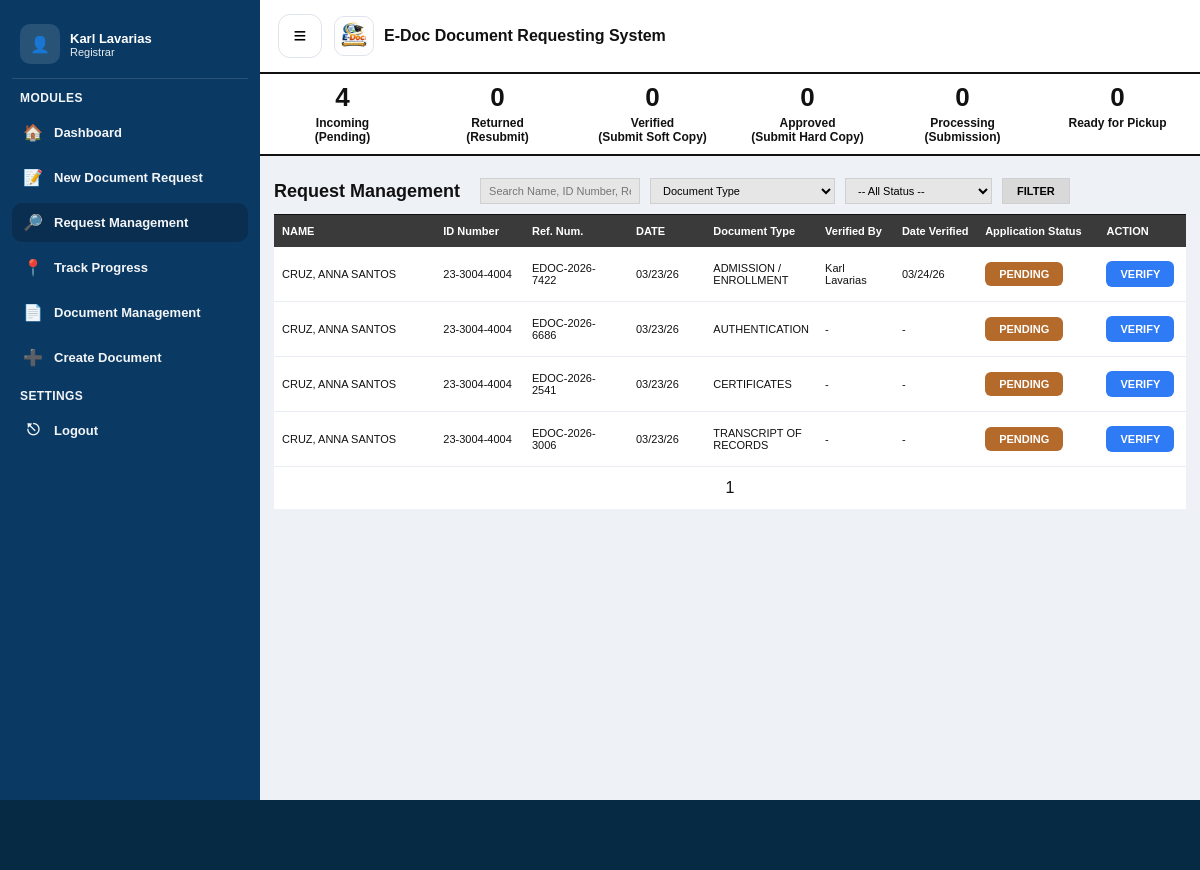
Screenshot of /registrar/request_management.php (signed in) with the database file from the repository.
### tables this page shows
CREATE TABLE `users` (
  `id` int(11) NOT NULL,
  `first_name` varchar(50) NOT NULL,
  `middle_name` varchar(50) DEFAULT NULL,
  `last_name` varchar(50) NOT NULL,
  `suffix` varchar(20) DEFAULT NULL,
  `student_id` varchar(50) DEFAULT NULL,
  `full_name` varchar(100) NOT NULL,
  `email` varchar(100) NOT NULL,
  `password` varchar(255) NOT NULL,
  `role` enum('USER','REGISTRAR','MIS') DEFAULT 'USER',
  `created_at` timestamp NOT NULL DEFAULT current_timestamp(),
  `gender` varchar(10) DEFAULT NULL,
  `address` varchar(255) DEFAULT NULL,
  `contact_number` varchar(30) DEFAULT NULL,
  `course` varchar(80) DEFAULT NULL,
  `major` varchar(80) DEFAULT NULL,
  `year_graduated` varchar(10) DEFAULT NULL,
  `verification_status` enum('PENDING','VERIFIED','REJECTED') DEFAULT 'PENDING',
  `id_front_path` varchar(255) DEFAULT NULL,
  `id_back_path` varchar(255) DEFAULT NULL,
  `face_path` varchar(255) DEFAULT NULL
);

CREATE TABLE `requests` (
  `id` int(11) NOT NULL,
  `user_id` int(11) NOT NULL,
  `reference_no` varchar(20) NOT NULL,
  `document_type` varchar(80) NOT NULL,
  `title_type` varchar(50) NOT NULL,
  `purpose` varchar(255) NOT NULL,
  `copies` int(11) NOT NULL DEFAULT 1,
  `status` enum('PENDING','APPROVED','PROCESSING','READY FOR PICKUP','COMPLETED','RETURNED','CANCELLED','RELEASED','VERIFIED') NOT NULL DEFAULT 'PENDING',
  `created_at` timestamp NOT NULL DEFAULT current_timestamp(),
  `updated_at` timestamp NOT NULL DEFAULT current_timestamp() ON UPDATE current_timestamp()
);

CREATE TABLE `request_files` (
  `id` int(11) NOT NULL,
  `request_id` int(11) NOT NULL,
  `requirement_name` varchar(100) NOT NULL,
  `file_path` varchar(255) NOT NULL,
  `uploaded_at` timestamp NOT NULL DEFAULT current_timestamp(),
  `verified_at` datetime DEFAULT NULL,
  `verified_by` int(11) DEFAULT NULL,
  `requirement_key` varchar(50) NOT NULL,
  `review_status` enum('PENDING','VERIFIED','RESUBMIT') NOT NULL DEFAULT 'PENDING',
  `resubmit_reason` varchar(500) DEFAULT NULL
);

### registrar/request_management.php (the view, shortened to what this page needs)
<?php
require_once __DIR__ . "/../includes/helpers.php";
$registrarId = (int)$_SESSION["user_id"];
$registrarName = "Registrar";
$me = $conn->prepare("SELECT first_name, last_name FROM users WHERE id=? LIMIT 1");
$me->bind_param("i", $registrarId);
$me->execute();
$mr = $me->get_result()->fetch_assoc();
if ($mr) $registrarName = trim(($mr["first_name"] ?? "") . " " . ($mr["last_name"] ?? ""));
function countRequestsByStatus($conn, $status){
  $sql="SELECT COUNT(*) c FROM requests WHERE UPPER(status)=?";
  $st=strtoupper($status);
  $q=$conn->prepare($sql);
  $q->bind_param("s",$st);
  $q->execute();
  return (int)($q->get_result()->fetch_assoc()["c"] ?? 0);
}
$cnt_pending   = countRequestsByStatus($conn,"PENDING");
$cnt_returned  = countRequestsByStatus($conn,"RETURNED");
$cnt_verified  = countRequestsByStatus($conn,"VERIFIED");
$cnt_approved  = countRequestsByStatus($conn,"APPROVED");
$cnt_processing= countRequestsByStatus($conn,"PROCESSING");
$cnt_ready     = countRequestsByStatus($conn,"READY FOR PICKUP");
$q = trim($_GET["q"] ?? "");
$page = max(1, (int)($_GET["page"] ?? 1));
$perPage = 10;
$offset = ($page - 1) * $perPage;
$where = " WHERE 1=1 ";
$sql = "
  SELECT
    r.id, r.reference_no, r.document_type, r.status, r.created_at,
    u.first_name, u.middle_name, u.last_name, u.student_id
  FROM requests r
  JOIN users u ON u.id = r.user_id
  $where
  ORDER BY r.created_at ASC, r.id ASC
  LIMIT $perPage OFFSET $offset
";
$stmt = $conn->prepare($sql);
$stmt->execute();
$rows = $stmt->get_result()->fetch_all(MYSQLI_ASSOC);
function badgeClass($s){
  $s=strtoupper(trim($s));
  return match($s){
    "RETURNED" => "returned",
    "VERIFIED" => "verified",
    "APPROVED" => "approved",
    "PROCESSING" => "processing",
    "READY FOR PICKUP" => "ready",
    "COMPLETED" => "completed",
    default => "pending"
  };
}
?>
<!DOCTYPE html>
<html lang="en">
<head>
  <link rel="stylesheet" href="../assets/css/registrar_request_management.css">
</head>
<body>
<div class="layout">
  <aside class="sidebar" id="sidebar">
    <div class="sb-user">
      <div class="avatar">👤</div>
      <div class="meta">
        <div class="name"><?= htmlspecialchars($registrarName) ?></div>
        <div class="role">Registrar</div>
      </div>
    </div>
    <div class="sb-section-title">MODULES</div>
    <nav class="sb-nav">
      <a class="sb-item" href="dashboard.php"><span class="sb-icon">🏠</span>Dashboard</a>
      <a class="sb-item" href="new_document_request.php"><span class="sb-icon">📝</span>New Document Request</a>
      <a class="sb-item active" href="request_management.php"><span class="sb-icon">🔎</span>Request Management</a>
      <a class="sb-item" href="track_progress.php"><span class="sb-icon">📍</span>Track Progress</a>
      <a class="sb-item" href="document_management.php"><span class="sb-icon">📄</span>Document Management</a>
      <a class="sb-item" href="create_document.php"><span class="sb-icon">➕</span>Create Document</a>
    </nav>
    <div class="sb-section-title">SETTINGS</div>
    <nav class="sb-nav">
      <a class="sb-item" href="../auth/logout.php"><span class="sb-icon">⎋</span>Logout</a>
    </nav>
  </aside>
  <div class="main">
    <header class="topbar">
      <button class="hamburger" type="button" onclick="toggleSidebar()">≡</button>
      <div class="brand">
        <div class="logo"><img src="../assets/img/edoc-logo.jpeg" alt="E-Doc"></div>
        <div>E-Doc Document Requesting System</div>
      </div>
    </header>
    <div class="statsbar">
      <div class="stats">
        <div class="stat">
          <div class="num"><?= $cnt_pending ?></div>
          <div class="label">Incoming</div>
          <div class="sub">(Pending)</div>
        </div>
        <div class="stat">
          <div class="num"><?= $cnt_returned ?></div>
          <div class="label">Returned</div>
          <div class="sub">(Resubmit)</div>
        </div>
        <div class="stat">
          <div class="num"><?= $cnt_verified ?></div>
          <div class="label">Verified</div>
          <div class="sub">(Submit Soft Copy)</div>
        </div>
        <div class="stat">
          <div class="num"><?= $cnt_approved ?></div>
          <div class="label">Approved</div>
          <div class="sub">(Submit Hard Copy)</div>
        </div>
        <div class="stat">
          <div class="num"><?= $cnt_processing ?></div>
          <div class="label">Processing</div>
          <div class="sub">(Submission)</div>
        </div>
        <div class="stat">
          <div class="num"><?= $cnt_ready ?></div>
          <div class="label">Ready for Pickup</div>
        </div>
      </div>
    </div>
    <main class="container">
      <form class="filters" method="GET" action="request_management.php">
        <div class="title">Request Management</div>
        <input type="text" name="q" value="<?= htmlspecialchars($q) ?>" placeholder="Search Name, ID Number, Reference Number">
        <select name="doc_type">
          <option value="">Document Type</option>
        </select>
        <select name="status">
          <option value="">-- All Status --</option>
        </select>
        <button type="submit">FILTER</button>
      </form>
      <div class="table-wrap">
        <table>
          <thead>
            <tr>
              <th style="width:230px;">NAME</th>
              <th style="width:110px;">ID Number</th>
              <th style="width:140px;">Ref. Num.</th>
              <th style="width:90px;">DATE</th>
              <th>Document Type</th>
              <th style="width:90px;">Verified By</th>
              <th style="width:100px;">Date Verified</th>
              <th style="width:140px;">Application Status</th>
              <th style="width:90px;">ACTION</th>
            </tr>
          </thead>
          <tbody>
            <?php if (count($rows)===0): ?>
              <tr><td colspan="9">No requests found.</td></tr>
            <?php else: ?>
              <?php foreach($rows as $r): ?>
                <?php
                  $name = strtoupper(trim(($r["last_name"]??"").", ".($r["first_name"]??"")." ".($r["middle_name"]??"")));
                  $date = $r["created_at"] ? date("m/d/y", strtotime($r["created_at"])) : "-";
                  $vb="-"; $vd="-";
                  $info = $conn->prepare("
                    SELECT rf.verified_by, rf.verified_at
                    FROM request_files rf
                    WHERE rf.request_id = ?
                      AND rf.verified_at IS NOT NULL
                    ORDER BY rf.verified_at DESC
                    LIMIT 1
                  ");
                  $info->bind_param("i", $r["id"]);
                  $info->execute();
                  $iv = $info->get_result()->fetch_assoc();
                  if ($iv && $iv["verified_by"]) {
                    $regQ = $conn->prepare("SELECT first_name, last_name FROM users WHERE id = ? LIMIT 1");
                    $regQ->bind_param("i", $iv["verified_by"]);
                    $regQ->execute();
                    $regRow = $regQ->get_result()->fetch_assoc();
                    $vb = $regRow ? trim($regRow["first_name"] . " " . $regRow["last_name"]) : "Registrar #" . $iv["verified_by"];
                    $vd = date("m/d/y", strtotime($iv["verified_at"]));
                  }
                  $st = strtoupper($r["status"] ?? "PENDING");
                ?>
                <tr>
                  <td><?= htmlspecialchars($name) ?></td>
                  <td><?= htmlspecialchars($r["student_id"] ?? "-") ?></td>
                  <td><?= htmlspecialchars($r["reference_no"]) ?></td>
                  <td><?= htmlspecialchars($date) ?></td>
                  <td><?= htmlspecialchars(strtoupper($r["document_type"])) ?></td>
                  <td><?= htmlspecialchars($vb) ?></td>
                  <td><?= htmlspecialchars($vd) ?></td>
                  <td><span class="badge <?= badgeClass($st) ?>"><?= htmlspecialchars($st) ?></span></td>
                  <td>
                    <a class="btn-verify" href="verify_request.php?id=<?= (int)$r["id"] ?>">VERIFY</a>
                  </td>
                </tr>
              <?php endforeach; ?>
            <?php endif; ?>
          </tbody>
        </table>
        <div class="pagination">
    <div class="page-number"><?= $page ?></div>
</div>
    </main>
  </div>
</div>
<div class="footer-bar"></div>
</body>
</html>

### assets/css/registrar_request_management.css (style rules this page uses)
* { box-sizing:border-box; }
body { margin:0; font-family:Arial,sans-serif; background:#eef1f6; color:#111; }
a { color:inherit; }
.layout { display:flex; min-height:100vh; }
.sidebar { width:260px; background:#0a3a63; color:#fff; padding:14px 12px; }
.sb-user { display:flex; gap:10px; align-items:center; padding:10px 8px 14px; border-bottom:1px solid rgba(255,255,255,.12); margin-bottom:10px; }
.sb-user .avatar { width:40px; height:40px; border-radius:10px; background:rgba(255,255,255,.12); display:flex; align-items:center; justify-content:center; font-weight:900; }
.sb-user .meta .name { font-weight:900; font-size:13px; }
.sb-user .meta .role { font-size:11px; opacity:.9; }
.sb-section-title { margin:12px 8px 8px; font-size:12px; font-weight:900; letter-spacing:.4px; opacity:.95; }
.sb-nav { display:flex; flex-direction:column; gap:6px; }
.sb-item { display:flex; align-items:center; gap:10px; padding:10px 10px; border-radius:10px; text-decoration:none; color:#fff; font-weight:800; font-size:13px; opacity:.95; }
.sb-item.active { background:#0b2e4f; }
.sb-icon { width:22px; text-align:center; font-size:16px; }
.main { flex:1; }
.topbar { background:#fff; border-bottom:2px solid #111; padding:14px 18px; display:flex; align-items:center; gap:12px; }
.hamburger { width:44px; height:44px; border-radius:12px; border:1px solid #dfe3ea; background:#fff; cursor:pointer; display:flex; align-items:center; justify-content:center; font-size:22px; }
.brand { display:flex; align-items:center; gap:10px; font-weight:900; }
.brand .logo { width:40px; height:40px; border-radius:10px; border:1px solid #dfe3ea; background:#fafafa; overflow:hidden; display:flex; align-items:center; justify-content:center; }
.brand .logo img { width:100%; height:100%; object-fit:contain; }
.statsbar { background:#fff; border-bottom:2px solid #111; padding:10px 10px; }
.stats { display:grid; grid-template-columns: repeat(6, 1fr); gap:10px; max-width: 1050px; margin: 0 auto; }
.stat { text-align:center; }
.stat .num { font-weight:900; font-size:26px; line-height:1; }
.stat .label { font-size:12px; font-weight:900; margin-top:6px; }
.stat .sub { font-size:12px; font-weight:900; }
.container { max-width: 1200px; margin: 0 auto; padding: 14px; }
.filters { display:flex; align-items:center; gap:10px; margin: 8px 0 10px; }
.filters .title { font-size:18px; font-weight:900; margin-right:10px; }
.filters input, .filters select { height:26px; border:1px solid #cfcfd4; background:#e6e6e6; padding: 0 8px; font-size:11px; outline:none; }
.filters button { height:26px; padding:0 14px; border:1px solid #cfcfd4; background:#d9d9d9; font-weight:900; font-size:11px; cursor:pointer; }
.table-wrap { background:#fff; border-top:1px solid #111; }
table { width:100%; border-collapse:collapse; font-size:11px; }
thead th { background:#3a3a3a; color:#fff; padding:10px 8px; text-align:left; font-weight:900; }
tbody td { padding:14px 8px; border-bottom:1px solid #e9edf3; }
.badge { display:inline-flex; align-items:center; justify-content:center; padding:6px 14px; border-radius:6px; color:#fff; font-weight:900; font-size:11px; }
.badge.pending { background:#b36a2b; }
.btn-verify { background:#2f7bf6; color:#fff; border:none; padding:7px 14px; border-radius:6px; font-weight:900; cursor:pointer; text-decoration:none; display:inline-block; }
.pagination { display:flex; gap:14px; justify-content:center; align-items:center; padding: 12px 0; }
.footer-bar { height:70px; background:#062a44; margin-top:auto; }

### rows the page displays
users: registrarName "Karl Lavarias"
requests: user.middle_name "CRUZ, ANNA SANTOS", user.student_id "23-3004-4004", reference_no "EDOC-2026-7422", created_at "03/23/26", document_type "ADMISSION / ENROLLMENT", users.first_name+last_name "Karl Lavarias", request_files.verified_at "03/24/26", status "PENDING"
requests: user.middle_name "CRUZ, ANNA SANTOS", user.student_id "23-3004-4004", reference_no "EDOC-2026-6686", created_at "03/23/26", document_type "AUTHENTICATION", vb "-", vd "-", status "PENDING"
requests: user.middle_name "CRUZ, ANNA SANTOS", user.student_id "23-3004-4004", reference_no "EDOC-2026-2541", created_at "03/23/26", document_type "CERTIFICATES", vb "-", vd "-", status "PENDING"
requests: user.middle_name "CRUZ, ANNA SANTOS", user.student_id "23-3004-4004", reference_no "EDOC-2026-3006", created_at "03/23/26", document_type "TRANSCRIPT OF RECORDS", vb "-", vd "-", status "PENDING"

### other values shown
$cnt_pending "4"
$cnt_returned "0"
$cnt_verified "0"
$cnt_approved "0"
$cnt_processing "0"
$cnt_ready "0"
$page "1"
